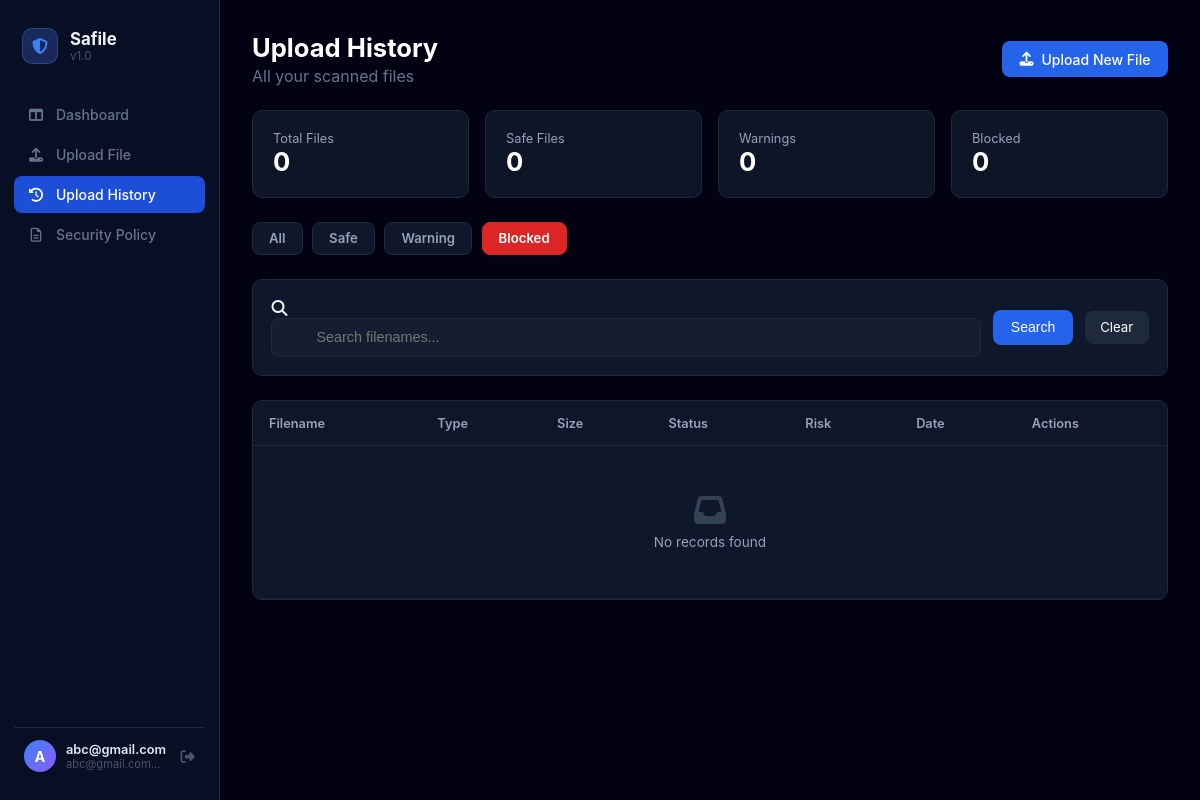
Page /history?status=BLOCKED (signed in) on the earlier database version.
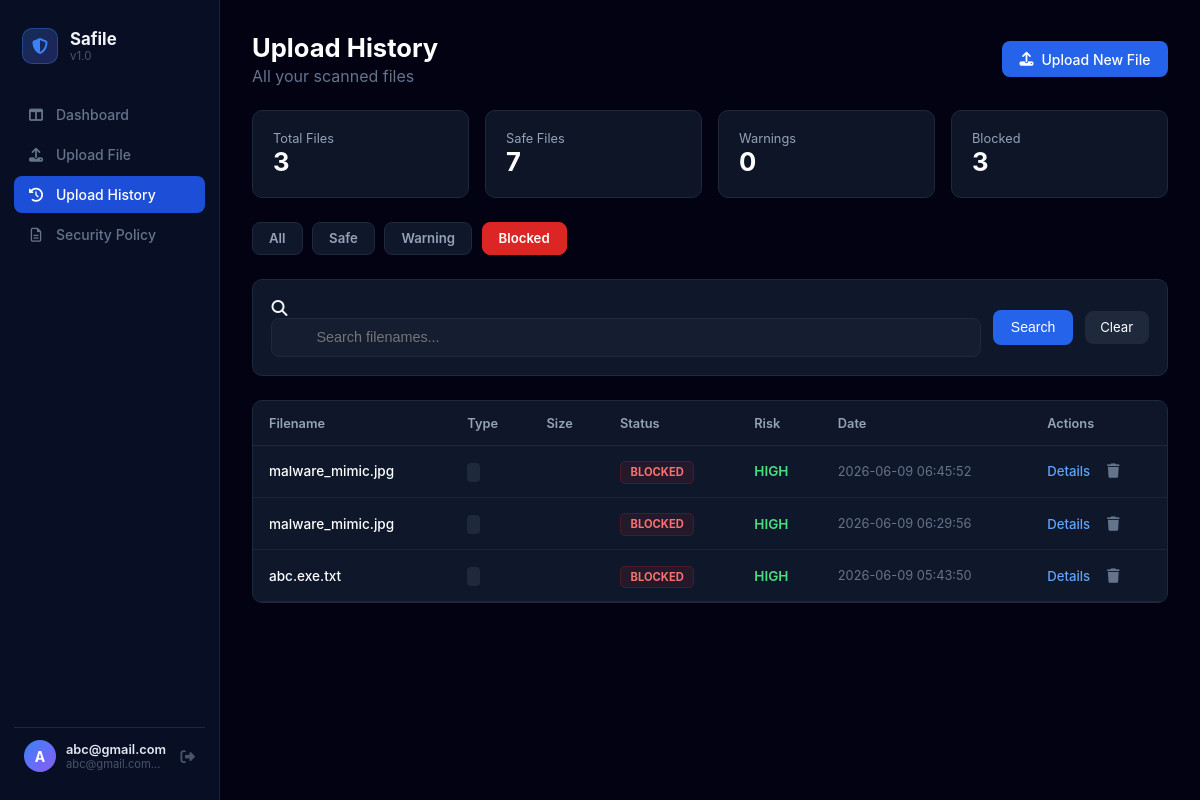
Same page on the later database version.
### tables this page shows
CREATE TABLE history (
            id INTEGER PRIMARY KEY AUTOINCREMENT,
            user_id INTEGER NOT NULL,
            filename TEXT NOT NULL,
            status TEXT NOT NULL,
            risk TEXT NOT NULL,
            reason TEXT NOT NULL,
            timestamp DATETIME DEFAULT CURRENT_TIMESTAMP,
            FOREIGN KEY(user_id) REFERENCES users(id)
        );

### app.py (the view)
@app.route('/history')
def history():
    if 'username' not in session:
        return redirect(url_for('login'))
    user_id = session.get('user_id')
    status_filter = request.args.get('status', 'ALL')
    search = request.args.get('search', '')
    page = int(request.args.get('page', 1))
    per_page = 10 # 페이지당 보여줄 개수
    conn = sqlite3.connect('safile.db')
    cursor = conn.cursor()
    base_query = "SELECT * FROM history WHERE user_id = ?"
    params = [user_id]
    if status_filter != 'ALL':
        base_query += " AND status = ?"
        params.append(status_filter)
    if search:
        base_query += " AND filename LIKE ?"
        params.append(f"%{search}%")
    cursor.execute(base_query.replace("*", "COUNT(*)"), params)
    total_count = cursor.fetchone()[0]
    total_pages = (total_count + per_page - 1) // per_page
    cursor.execute("SELECT status, COUNT(*) FROM history WHERE user_id = ? GROUP BY status", (user_id,))
    stats_data = dict(cursor.fetchall())
    stats = {
        'total': total_count,
        'safe': stats_data.get('SAFE', 0),
        'warning': stats_data.get('WARNING', 0),
        'blocked': stats_data.get('BLOCKED', 0)
    }
    offset = (page - 1) * per_page
    query = base_query + " ORDER BY timestamp DESC LIMIT ? OFFSET ?"
    cursor.execute(query, params + [per_page, offset])
    uploads = cursor.fetchall()
    conn.close()
    upload_list = [{"id": u[0], "filename": u[2], "result": u[3], "risk": u[4], "created_at": u[6]} for u in uploads]
    return render_template('history.html',
                           uploads=upload_list,
                           stats=stats,
                           status_filter=status_filter,
                           search=search,
                           page=page,
                           total_pages=total_pages)

### app.py (called while the page is built)
@app.context_processor
def inject_user_stats():
    if 'user_id' in session:
        user_id = session.get('user_id')
        conn = sqlite3.connect('safile.db')
        cursor = conn.cursor()
        cursor.execute("SELECT COUNT(*) FROM history WHERE status = 'BLOCKED' AND user_id = ?", (user_id,))
        count = cursor.fetchone()[0]
        conn.close()
        return dict(blocked_count=count)
    return dict(blocked_count=0)

@app.context_processor
def inject_all_stats():
    if 'user_id' in session:
        user_id = session.get('user_id')
        conn = sqlite3.connect('safile.db')
        cursor = conn.cursor()
        cursor.execute("SELECT status, COUNT(*) FROM history WHERE user_id = ? GROUP BY status", (user_id,))
        rows = cursor.fetchall()
        stats = {status: count for status, count in rows}
        conn.close()
        return dict(
            blocked_count=stats.get('BLOCKED', 0),
            warning_count=stats.get('WARNING', 0),
            safe_count=stats.get('SAFE', 0)
        )
    return dict(blocked_count=0, warning_count=0, safe_count=0)

### templates/history.html (shortened to what the changed rows need)
{% extends 'base.html' %}
{% block content %}
<div class="history-top-flex">
    <div>
        <h1>Upload History</h1>
    </div>
</div>
<div class="policy-stats-grid">
    <div class="stat-card">
        <div class="stat-label">Total Files</div>
        <div class="stat-value text-blue">{{ stats.total }}</div>
    </div>
    <div class="stat-card">
        <div class="stat-label">Safe Files</div>
        <div class="stat-value text-green">{{ stats.safe }}</div>
    </div>
    <div class="stat-card">
        <div class="stat-label">Blocked</div>
        <div class="stat-value text-red">{{ stats.blocked }}</div>
    </div>
</div>
<div class="history-table-container">
    <table class="history-main-table">
        <thead>
            <tr>
                <th>Filename</th>
                <th>Type</th>
                <th>Size</th>
                <th>Status</th>
                <th>Risk</th>
                <th>Date</th>
                <th>Actions</th>
            </tr>
        </thead>
        <tbody>
            {% for u in uploads %}
            <tr>
                <td><div class="table-filename-text">{{ u.filename }}</div></td>
                <td><span class="table-type-badge">{{ u.file_type }}</span></td>
                <td style="color:#94a3b8;">{{ u.filesize }}</td>
                <td>
                    {% if u.result == 'SAFE' %}
                        <span class="status-badge-base status-badge-safe">SAFE</span>
                    {% elif u.result == 'WARNING' %}
                        <span class="status-badge-base status-badge-warning">WARNING</span>
                    {% else %}
                        <span class="status-badge-base status-badge-blocked">BLOCKED</span>
                    {% endif %}
                </td>
                <td>
                    {% if u.risk == 'CRITICAL' %}<span class="text-red status-bold">{{ u.risk }}</span>
                    {% elif u.risk == 'MEDIUM' %}<span class="text-yellow status-bold">{{ u.risk }}</span>
                    {% else %}<span class="text-green status-bold">{{ u.risk }}</span>{% endif %}
                </td>
                <td style="color:#64748b;font-size:0.8rem;">{{ u.created_at }}</td>
                <td>
                    <div class="table-action-flex">
                        <a href="{{ url_for('result', upload_id=u.id) }}" class="view-details-link">Details</a>
                        <form method="POST" action="{{ url_for('delete_upload', upload_id=u.id) }}" style="display:inline;" onsubmit="return confirm('Delete this record?')">
                            <button type="submit" class="table-delete-trash-btn"><i class="fa-solid fa-trash"></i></button>
                        </form>
                    </div>
                </td>
            </tr>
            {% else %}
            <tr><td colspan="7" class="table-empty-row">
                <i class="fa-solid fa-inbox" style="font-size:2rem;color:#334155;display:block;margin-bottom:.5rem;"></i>
                No records found
            </td></tr>
            {% endfor %}
        </tbody>
    </table>
</div>
{% endblock %}

Differences in the rows shown:
added history: filename "malware_mimic.jpg", status "BLOCKED", risk "HIGH", created_at "2026-06-09 06:45:52"
added history: filename "malware_mimic.jpg", status "BLOCKED", risk "HIGH", created_at "2026-06-09 06:29:56"
added history: filename "abc.exe.txt", status "BLOCKED", risk "HIGH", created_at "2026-06-09 05:43:50"
Other differences:
{{ stats.total }}: "0" → "3"
{{ stats.safe }}: "0" → "7"
{{ stats.blocked }}: "0" → "3"
text no longer shown: "No records found"
